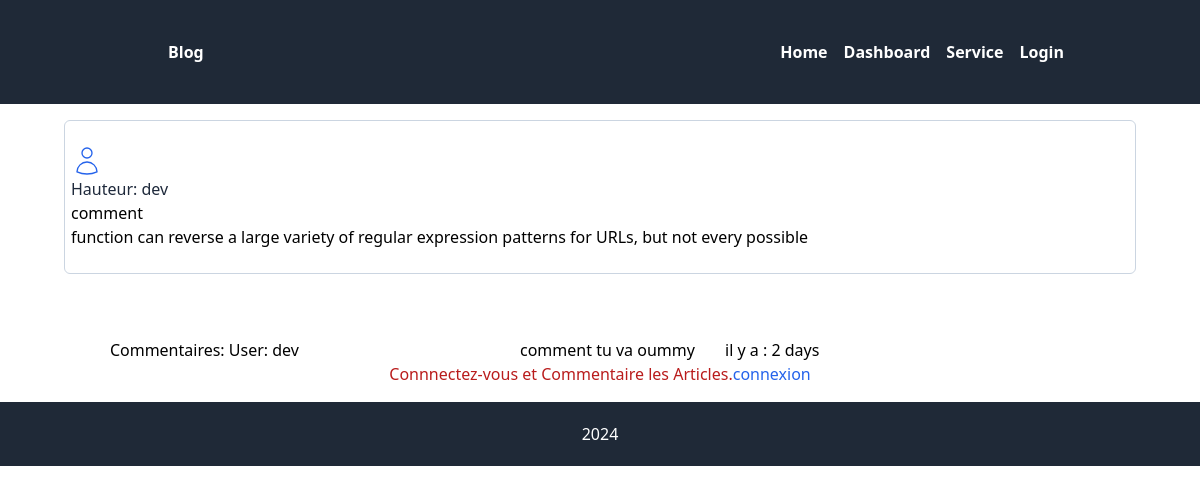
Screenshot of /comment_post/123/ with the database file from the repository.
### src/models.py (models this page shows, shortened)
class BLog(models.Model):
    user = models.ForeignKey(User, on_delete=models.CASCADE)
    category = models.ForeignKey(CategoryBlog, on_delete=models.CASCADE)
    name = models.CharField(max_length =150, blank=True, null=True)
    Text  = models.TextField(max_length=1000 )
    image = models.ImageField(upload_to="image", blank=True)
    date = models.DateTimeField(auto_now=True)
    likes = models.ManyToManyField(User, related_name='blog_likes', blank=True)

class User(AbstractUser):
    pass

class Comment(models.Model):
    user  = models.ForeignKey(User, on_delete=models.CASCADE)
    post = models.ForeignKey(BLog, on_delete=models.CASCADE)
    content = models.CharField(max_length=234 , blank=False, null=False)
    created_at = models.DateTimeField(auto_now_add=True)

### src/views.py (the view)
# urls.py: path('comment_post/<int:pk>/', views.comment_post, name='comment_post'),
def comment_post(request, pk):
    post = get_object_or_404(BLog, id=pk)
    comment = Comment.objects.filter(post=post).order_by('created_at')
    if request.method == 'POST':
        form  = FormComment(request.POST)
        if form.is_valid():
            new_comment = form.save(commit=False)
            new_comment.post = post
            new_comment.user = request.user
            new_comment.save()
            return redirect(request.META.get('HTTP_REFERER', 'comment_post'))
    else:
       form = FormComment()
    return render(request, 'comment_post.html', {
     'post':post, 'comment':comment, 'form':form
    })

### src/templates/comment_post.html (shortened to what this page needs)
{% extends 'base.html' %}
{% load tailwind_filters %}
{% block content %}
    <div class="flex items-stretch mt-2 m-16 space-x-1 ">
        <div class="px-1.5 py-6 bg-gray-200/150 mt-2 rounded-md w-full border
        border-slate-300">
        <p class="text-slate-800"> Hauteur: {{post.user.username}}</p>
        <p>{{post.name}}</p>
        <p>{{post.Text}}</p>
   </div>
</div>
<div class="container flex justify-center mt-16">
    <div class="grid grid-cols-4 gap-4">
        {% for comments in comment %}
        <p class=> Commentaires: User: {{ comments.user.username }}</p><br>
            <p>{{ comments.content }}</p>
            <p> il y a : {{ comments.created_at| timesince }}</p>
          {% endfor %}
      </div>
  </div>
  {% if user.is_authenticated %}
  <div class=" container flex justify-center ">
    <form action="" hx-post="{% url 'comment_post' post.id %}"  hx-target="body" method="POST">
        {% csrf_token %}
          <div>
           {{ form |crispy }}
          </div>
        <button class="bg-gray-800 px-4 py-2 rounded-md w-32 text-white mt-4" type="submit">Commentaire</button>
    </form>
 </div>
 {% else %}
    <div class="flex justify-center">
      <p  class="text-red-700">Connnectez-vous et  Commentaire les Articles.</p>
      <a class="text-blue-600" href="{% url 'user_login' %}">connexion</a>
    </div>
 {% endif %}
{% endblock content %}

### rows the page displays
BLog: user.username "dev", name "comment", Text "function can reverse a large variety of regular expression patterns for URLs, but not every possible"
Comment: user.username "dev", content "comment tu va oummy", created_at "2 days"
